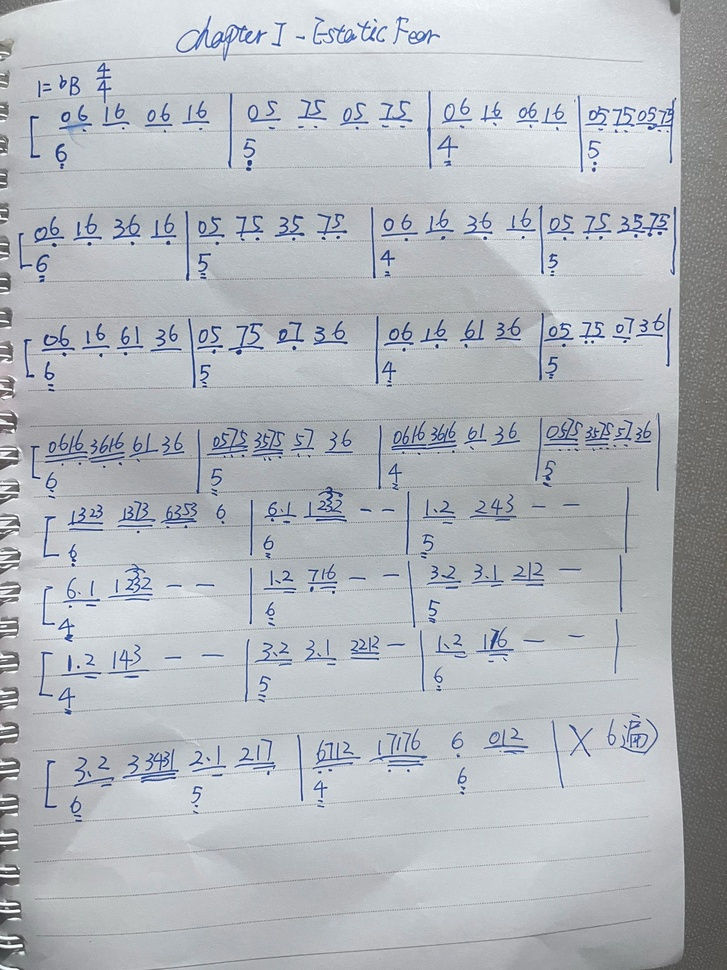
#> input picture jianpu/src/sbd1.jpg, 727 x 970 px, shrunk from 1536 x 2048 before the run
$ python systems.py
#> lines starting #> are read from the running program, lines starting #| are printed output that depends on the picture; after the words box and inside, x2 and y2 are one past the last pixel; in counts of white or black regions, pixels touching at a corner belong together
#!/usr/bin/env python3
"""Find music-system bands from a page's row-ink profile, robust to shadows."""
import numpy as np
from PIL import Image, ImageFilter, ImageOps

Image.MAX_IMAGE_PIXELS = None


def load_ink(path):
    """Return (ink_mask, page_w, page_h) with ink isolated from paper and rules."""
#> called with path = 'jianpu/src/sbd1.jpg'
    im = ImageOps.exif_transpose(Image.open(path)).convert("RGB")
#> im is the input picture: PIL image 727x970 RGB; mean R, G, B 178.3, 182.7, 188.1
    a = np.asarray(im, np.float32)
    r, g, b = a[:, :, 0], a[:, :, 1], a[:, :, 2]
    lum = 0.299 * r + 0.587 * g + 0.114 * b
    blueness = np.clip(b - (r + g) / 2.0, 0, 255)
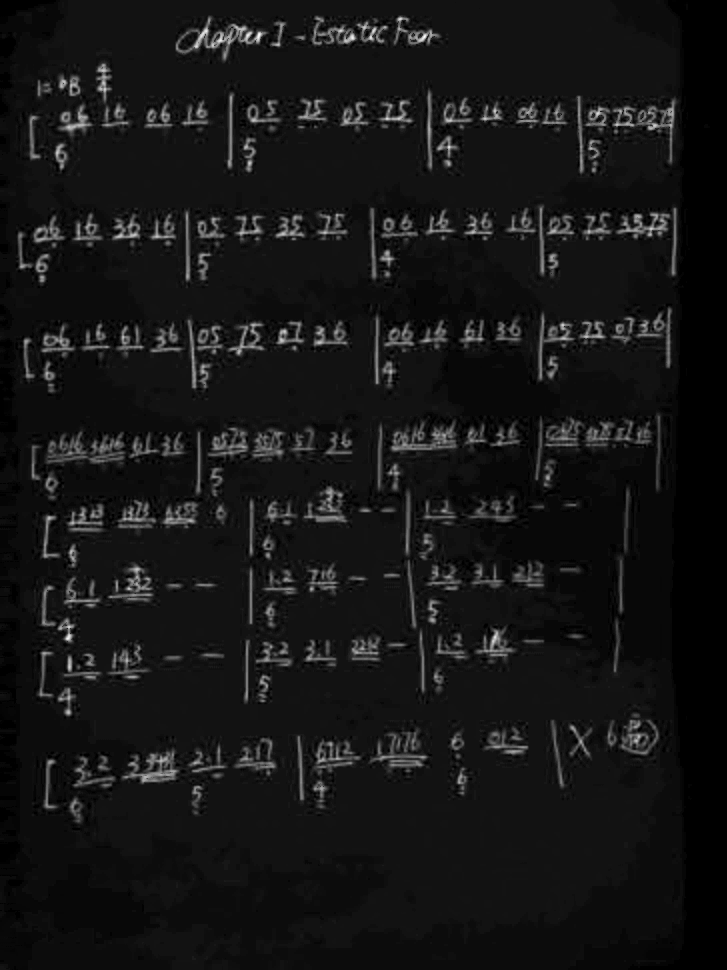
#> blueness: shape (970, 727) float32; min 0, max 90.5, mean 7.7; drawn with min black and max white
    score = lum - 0.55 * blueness
    s = Image.fromarray(np.uint8(np.clip(score, 0, 255)))

    rad = max(12, int(min(s.size) * 0.22))
#> rad = 159
    bg = s.filter(ImageFilter.GaussianBlur(rad))
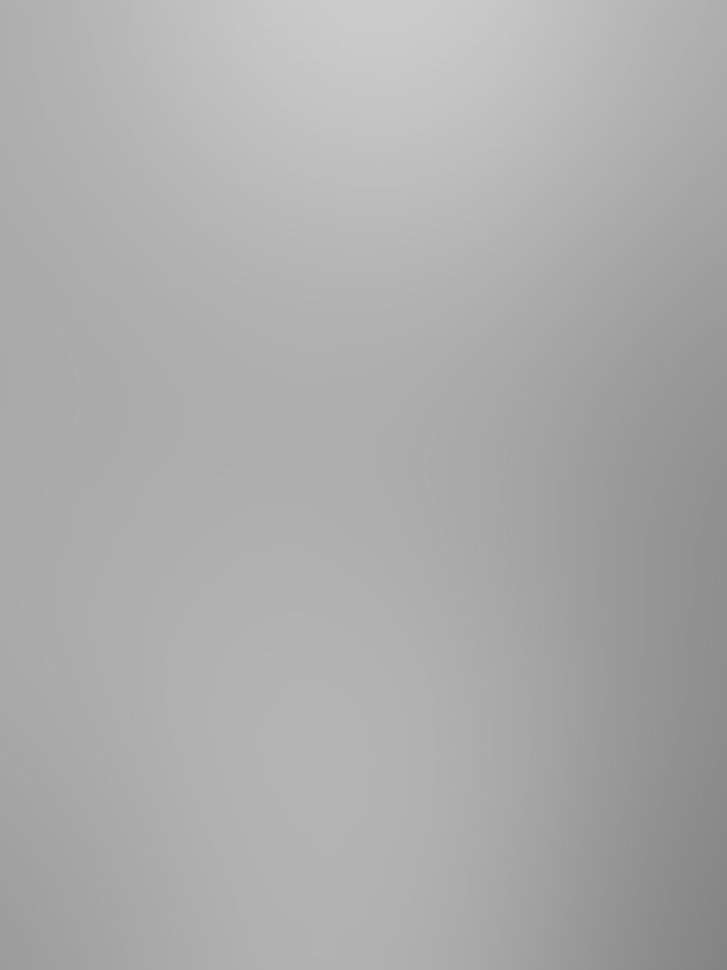
#> bg: PIL image 727x970 L; min 131, max 203, mean 171.8
    f = np.asarray(s, np.float32) / (np.asarray(bg, np.float32) + 1.0)
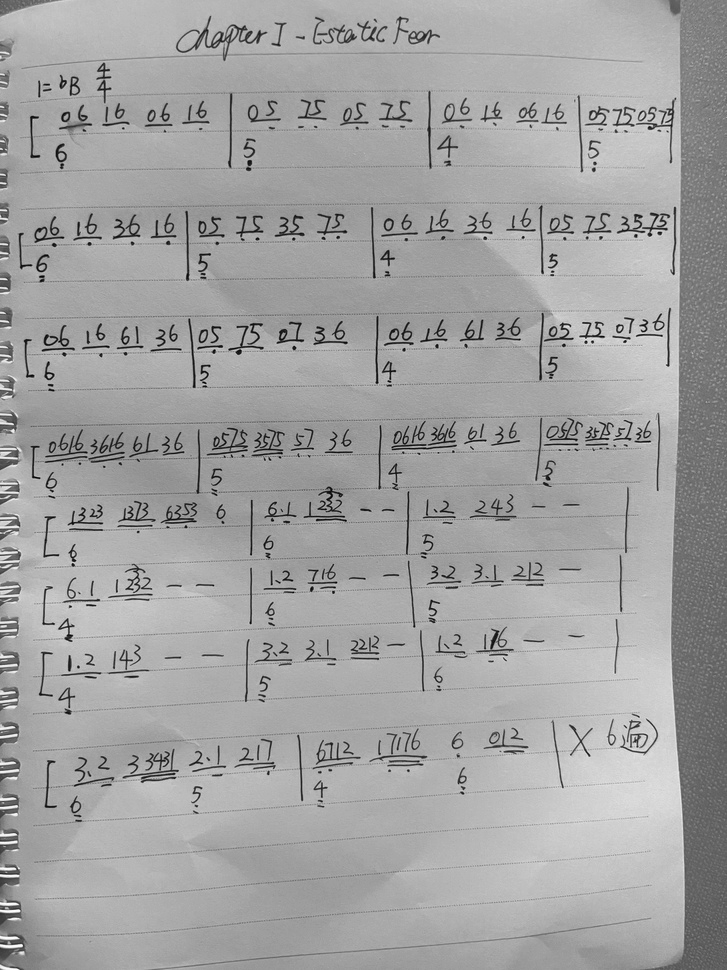
#> f: shape (970, 727) float32; min 0, max 1.6, mean 1.02; drawn with min black and max white
    f = f / np.percentile(f, 99.0)
    f = np.clip(f, 0, 1.6)
    return f, im


def smooth(v, k):
    if k < 3:
        return v
    ker = np.hanning(k)
    ker /= ker.sum()
    return np.convolve(v, ker, mode="same")


def find_peaks(v, min_dist, min_prom):
    """Plain local-maximum peak finder with a prominence floor."""
    cand = []
    n = len(v)
    for i in range(1, n - 1):
        if v[i] >= v[i - 1] and v[i] > v[i + 1]:
            cand.append(i)
    cand.sort(key=lambda i: -v[i])
    kept = []
    for i in cand:
        if all(abs(i - j) >= min_dist for j in kept):
            lo = v[max(0, i - min_dist):i + 1].min()
            hi = v[i:min(n, i + min_dist + 1)].min()
            prom = v[i] - max(lo, hi)
            if prom >= min_prom:
                kept.append(i)
    kept.sort()
    return kept


def systems(path, verbose=True):
    f, im = load_ink(path)
    H, W = f.shape
#> H = 970; W = 727
    ink = (f < 0.72).astype(np.float32)          # darkness relative to local paper
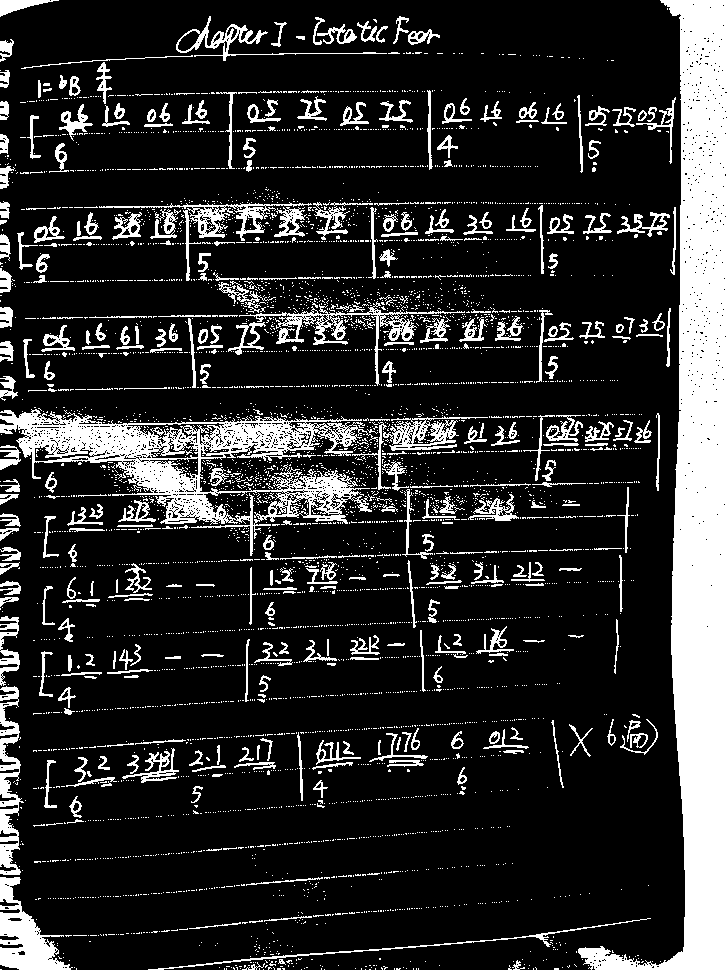
#> ink: shape (970, 727) float32; values 0 (black) and 1 (white), 17.9% white; 4800 white regions (4423 under 20 px), largest, box (x1, y1, x2, y2) and area: (578, 0, 727, 970) 48029, (0, 409, 378, 556) 16078, (0, 877, 73, 970) 3002
    rows = ink.sum(axis=1)
#> rows = 970 values, max 464 at index 439, min 44 at index 401, mean 130.2

    k = max(5, int(H * 0.010)) | 1
#> k = 9
    sm = smooth(rows, k)
#> sm = 970 values, max 444.2 at index 438, min 47.97 at index 401, mean 129.9

    # noise floor from the quietest 10% of the page
    floor = np.percentile(sm, 10)
#> floor = 63.76
    top = np.percentile(sm, 99)
#> top = 434.5
    if top - floor < 1:
        return [], im, sm
    norm = (sm - floor) / (top - floor)
#> norm = 970 values, max 1.03 at index 438, min -0.0426 at index 401, mean 0.179

    mind = int(H * 0.035)
#> mind = 33
    peaks = find_peaks(norm, min_dist=mind, min_prom=0.22)
#> in find_peaks, `n = len(v)`: n = 970
#> after the loop in find_peaks, `for i in range(1, n - 1):`: cand = 74 values from 2 to 966
#> the loop in find_peaks, `for i in cand:` made 74 passes
#> (i, lo, hi, prom) on passes 1, 3, 4, 7, 8, 11, 17, 18, 19, 20, 21, 22: (438, -0.0324, 0.287, 0.739), (517, 0.406, 0.0408, 0.238), (231, -0.0286, 0.0258, 0.607), (338, 0.0978, 0.0271, 0.41), (966, 0.103, 0.269, 0.229), (119, 0.032, 0.0452, 0.433), (759, 0.0766, 0.0263, 0.219), (764, 0.122, 0.0256, 0.163), (658, 0.0679, 0.0284, 0.212), (582, 0.107, 0.0226, 0.17), (653, 0.0679, 0.0284, 0.207), (278, 0.0258, 0.0472, 0.215)
#> (lo, hi, prom) on passes 61 to 66: (0.0241, -0.0152, 0.00737), (-0.0174, 0.0203, 0.0089), (0.018, -0.00285, 0.00749), (-0.0258, -0.0269, 0.0474), (-0.0258, -0.0269, 0.0411), (-0.0152, -0.0258, 0.0274)
#> after the loop in find_peaks, `for i in cand:`: kept = [438, 517, 231, 338, 966, 119, 39]
#> peaks = [39, 119, 231, 338, 438, 517, 966]
    if verbose:
        print(f"  profile: floor={floor:.0f} top={top:.0f} peaks={len(peaks)} "
              f"at {peaks}")
#|   profile: floor=64 top=435 peaks=7 at [39, 119, 231, 338, 438, 517, 966]

    if not peaks:
        return [], im, sm

    # cut between consecutive peaks at the profile minimum
    bounds = []
    for i in range(len(peaks) - 1):
        a, b = peaks[i], peaks[i + 1]
        seg = norm[a:b + 1]
        cut = a + int(np.argmin(seg))
        bounds.append(cut)
#> this loop made 6 passes
#> (a, b, cut) on passes 1 to 6: (39, 119, 73), (119, 231, 191), (231, 338, 249), (338, 438, 401), (438, 517, 465), (517, 966, 904)
#> after the loop, bounds = [73, 191, 249, 401, 465, 904]

    edges = [0] + bounds + [H - 1]
#> edges = [0, 73, 191, 249, 401, 465, 904, 969]
    out = []
    for i in range(len(edges) - 1):
        y0, y1 = edges[i], edges[i + 1]
        # tighten to actual ink extent inside the band
        sub = ink[y0:y1 + 1]
        rr = sub.sum(axis=1)
        nz = np.where(rr > max(1.0, 0.02 * rr.max()))[0]
        if len(nz) == 0:
            continue
        yy0, yy1 = y0 + int(nz[0]), y0 + int(nz[-1])
        if (yy1 - yy0) < H * 0.012:
            continue
        mass = sub.sum()
        if mass < 0.002 * sub.size:
            continue
        out.append((yy0, yy1, float(mass)))
#> this loop made 7 passes
#> (y0, y1, yy0, yy1, mass) on passes 1 to 7: (0, 73, 0, 73, 6779), (73, 191, 73, 191, 12707), (191, 249, 191, 249, 10433), (249, 401, 249, 401, 19019), (401, 465, 401, 465, 17865), (465, 904, 465, 904, 51359), (904, 969, 904, 969, 8545)
#> pass 1, in systems, `sub = ink[y0:y1 + 1]`:
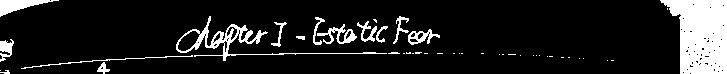
#> sub: shape (74, 727) float32; values 0 (black) and 1 (white), 12.6% white; 44 white regions (29 under 20 px), largest, box (x1, y1, x2, y2) and area: (660, 0, 727, 74) 3612, (176, 16, 387, 61) 1069, (0, 0, 59, 17) 435
#> pass 2, in systems, `sub = ink[y0:y1 + 1]`:
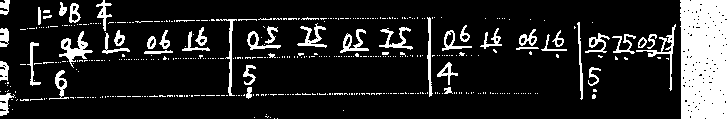
#> sub: shape (119, 727) float32; values 0 (black) and 1 (white), 14.7% white; 445 white regions (394 under 20 px), largest, box (x1, y1, x2, y2) and area: (680, 0, 727, 119) 5363, (59, 31, 93, 68) 408, (636, 24, 676, 91) 319
#> pass 3, in systems, `sub = ink[y0:y1 + 1]`:
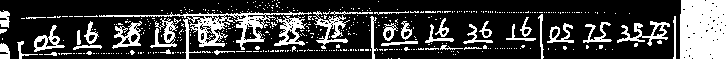
#> sub: shape (59, 727) float32; values 0 (black) and 1 (white), 24.3% white; 442 white regions (403 under 20 px), largest, box (x1, y1, x2, y2) and area: (680, 0, 727, 59) 2712, (99, 11, 312, 59) 1675, (313, 11, 350, 49) 451
#> after the loop, out = [(0, 73, 6779), (73, 191, 12707), (191, 249, 10433), (249, 401, 19019), (401, 465, 17865), (465, 904, 51359), (904, 969, 8545)]

    if verbose:
        for i, (a, b, m) in enumerate(out):
            print(f"    sys{i+1:02d}: y {a:5d}..{b:5d} h={b-a:4d} ink={m:9.0f}")
#> this loop made 7 passes
#|     sys01: y     0..   73 h=  73 ink=     6779
#|     sys02: y    73..  191 h= 118 ink=    12707
#|     sys03: y   191..  249 h=  58 ink=    10433
#|     sys04: y   249..  401 h= 152 ink=    19019
#|     sys05: y   401..  465 h=  64 ink=    17865
#|     sys06: y   465..  904 h= 439 ink=    51359
#|     sys07: y   904..  969 h=  65 ink=     8545
    return out, im, sm


if __name__ == "__main__":
    import sys, os
    base = os.path.dirname(os.path.abspath(__file__))
    for n in ("sbd1.jpg", "sbd2.jpg"):
        p = os.path.join(base, "src", n)
        print(f"=== {n} ===")
        systems(p)
#> pass 2 of the loop `for n in ("sbd1.jpg", "sbd2.jpg"):`:
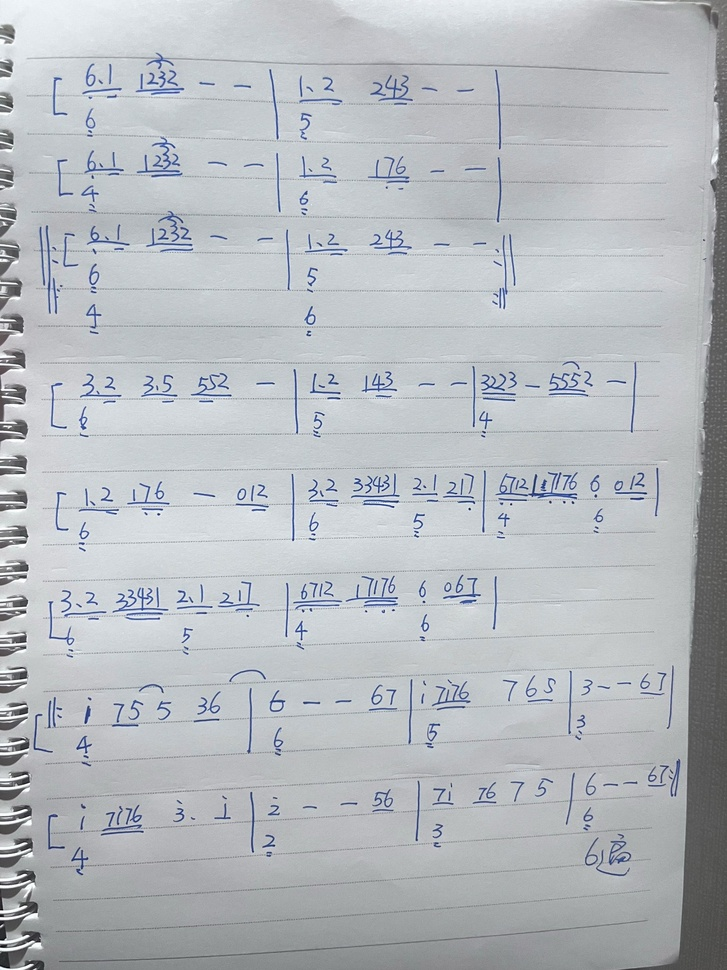
#> input picture jianpu/src/sbd2.jpg, 727 x 970 px, shrunk from 1536 x 2048 before the run
#> in load_ink, im is the input picture: PIL image 727x970 RGB; mean R, G, B 181.9, 186.2, 191
#> in systems (call 2), `ink = (f < 0.72).astype(np.float32)`:
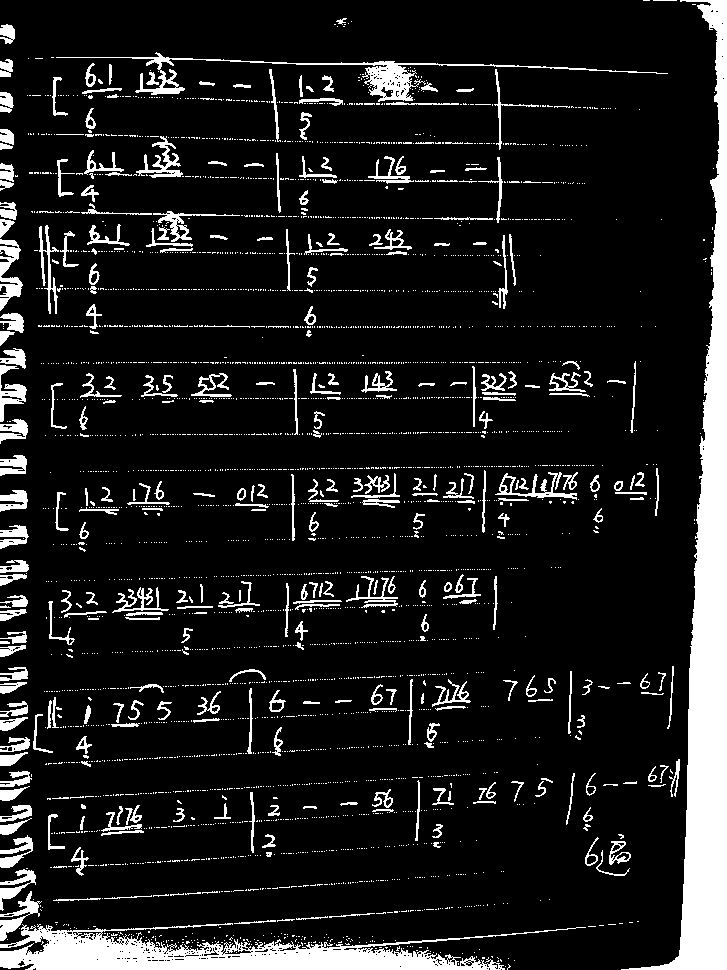
#> ink: shape (970, 727) float32; values 0 (black) and 1 (white), 12% white; 3557 white regions (3217 under 20 px), largest, box (x1, y1, x2, y2) and area: (621, 0, 727, 970) 26518, (0, 923, 586, 970) 12035, (56, 52, 668, 102) 2855
#> rows = 970 values, max 582 at index 969, min 11 at index 44, mean 87.16
#> sm = 970 values, max 559.4 at index 966, min 11 at index 47, mean 86.78
#> floor = 28.44
#> top = 483.7
#> norm = 970 values, max 1.17 at index 966, min -0.0383 at index 47, mean 0.128
#> the loop in find_peaks (call 2), `for i in cand:` made 76 passes
#> (i, lo, hi, prom) on passes 1, 2, 3, 4, 7, 8, 9, 10: (966, 0.252, 0.729, 0.438), (495, 0.0552, 0.0512, 0.35), (602, 0.0827, 0.0449, 0.233), (394, 0.0319, 0.0184, 0.278), (64, -0.0383, 0.124, 0.168), (326, 0.00452, -0.0193, 0.26), (930, 0.0889, 0.25, 0.00298), (89, 0.0455, -0.017, 0.206)
#> peaks = [175, 326, 394, 495, 602, 966]
#|   profile: floor=28 top=484 peaks=6 at [175, 326, 394, 495, 602, 966]
#> the loop in systems (call 2), `for i in range(len(peaks) - 1):` made 5 passes
#> (a, b, cut) on passes 1 to 5: (175, 326, 199), (326, 394, 345), (394, 495, 448), (495, 602, 553), (602, 966, 661)
#> after the loop in systems (call 2), `for i in range(len(peaks) - 1):`: bounds = [199, 345, 448, 553, 661]
#> edges = [0, 199, 345, 448, 553, 661, 969]
#> the loop in systems (call 2), `for i in range(len(edges) - 1):` made 6 passes
#> (y0, y1, yy0, yy1, mass) on passes 1 to 6: (0, 199, 0, 199, 12160), (199, 345, 199, 345, 8964), (345, 448, 345, 448, 7875), (448, 553, 448, 553, 8964), (553, 661, 553, 661, 8688), (661, 969, 661, 969, 38033)
#> pass 3, in systems (call 2), `sub = ink[y0:y1 + 1]`:
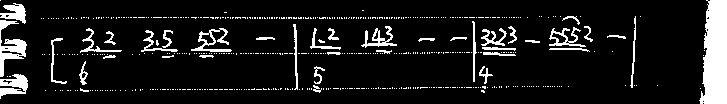
#> sub: shape (104, 727) float32; values 0 (black) and 1 (white), 10.4% white; 520 white regions (482 under 20 px), largest, box (x1, y1, x2, y2) and area: (699, 0, 727, 104) 2325, (0, 20, 27, 77) 582, (0, 74, 28, 99) 405
#> after the loop in systems (call 2), `for i in range(len(edges) - 1):`: out = [(0, 199, 12160), (199, 345, 8964), (345, 448, 7875), (448, 553, 8964), (553, 661, 8688), (661, 969, 38033)]
#> the loop in systems (call 2), `for i, (a, b, m) in enumerate(out):` made 6 passes
#> (printed output is left out)
